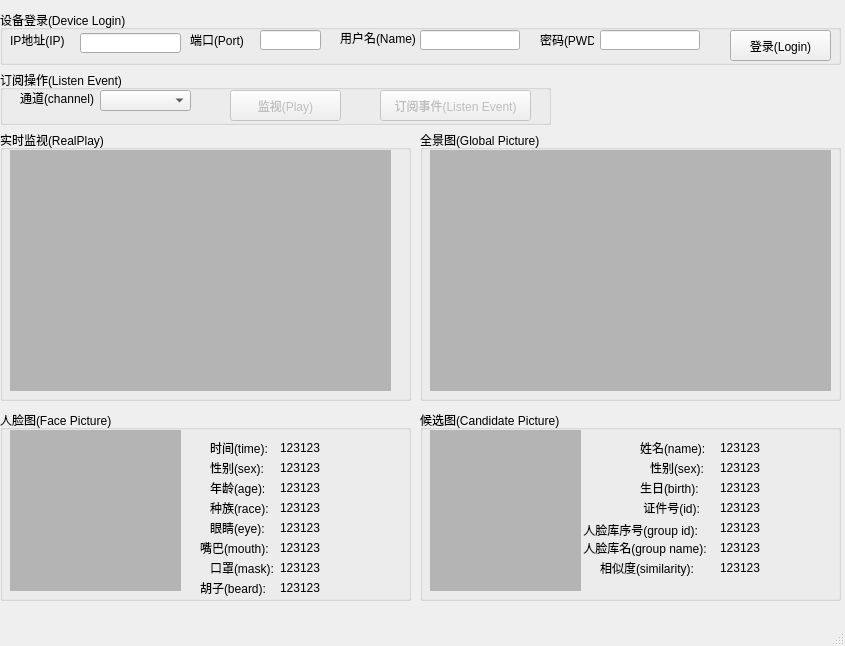
<?xml version="1.0" encoding="UTF-8"?>
<ui version="4.0">
 <class>MainWindow</class>
 <widget class="QMainWindow" name="MainWindow">
  <property name="geometry">
   <rect>
    <x>0</x>
    <y>0</y>
    <width>845</width>
    <height>646</height>
   </rect>
  </property>
  <property name="windowTitle">
   <string>人脸识别(FaceRecognition)</string>
  </property>
  <widget class="QWidget" name="centralwidget">
   <widget class="QGroupBox" name="groupBox">
    <property name="geometry">
     <rect>
      <x>0</x>
      <y>10</y>
      <width>841</width>
      <height>55</height>
     </rect>
    </property>
    <property name="title">
     <string>设备登录(Device Login)</string>
    </property>
    <widget class="QLabel" name="label">
     <property name="geometry">
      <rect>
       <x>190</x>
       <y>22</y>
       <width>60</width>
       <height>16</height>
      </rect>
     </property>
     <property name="text">
      <string>端口(Port)</string>
     </property>
    </widget>
    <widget class="QLineEdit" name="Port_lineEdit">
     <property name="enabled">
      <bool>true</bool>
     </property>
     <property name="geometry">
      <rect>
       <x>260</x>
       <y>20</y>
       <width>61</width>
       <height>20</height>
      </rect>
     </property>
     <property name="text">
      <string/>
     </property>
    </widget>
    <widget class="QLineEdit" name="Name_lineEdit">
     <property name="geometry">
      <rect>
       <x>420</x>
       <y>20</y>
       <width>100</width>
       <height>20</height>
      </rect>
     </property>
    </widget>
    <widget class="QLabel" name="label_2">
     <property name="geometry">
      <rect>
       <x>340</x>
       <y>20</y>
       <width>91</width>
       <height>16</height>
      </rect>
     </property>
     <property name="text">
      <string>用户名(Name)</string>
     </property>
    </widget>
    <widget class="QLabel" name="label_3">
     <property name="geometry">
      <rect>
       <x>10</x>
       <y>22</y>
       <width>60</width>
       <height>16</height>
      </rect>
     </property>
     <property name="text">
      <string>IP地址(IP)</string>
     </property>
    </widget>
    <widget class="QLineEdit" name="IP_lineEdit">
     <property name="geometry">
      <rect>
       <x>80</x>
       <y>23</y>
       <width>101</width>
       <height>20</height>
      </rect>
     </property>
     <property name="text">
      <string/>
     </property>
    </widget>
    <widget class="QLabel" name="label_4">
     <property name="geometry">
      <rect>
       <x>540</x>
       <y>22</y>
       <width>54</width>
       <height>16</height>
      </rect>
     </property>
     <property name="text">
      <string>密码(PWD)</string>
     </property>
    </widget>
    <widget class="QLineEdit" name="Pwd_lineEdit">
     <property name="geometry">
      <rect>
       <x>600</x>
       <y>20</y>
       <width>100</width>
       <height>20</height>
      </rect>
     </property>
     <property name="echoMode">
      <enum>QLineEdit::Password</enum>
     </property>
    </widget>
    <widget class="QPushButton" name="Login_pushButton">
     <property name="geometry">
      <rect>
       <x>730</x>
       <y>20</y>
       <width>101</width>
       <height>31</height>
      </rect>
     </property>
     <property name="text">
      <string>登录(Login)</string>
     </property>
    </widget>
   </widget>
   <widget class="QGroupBox" name="groupBox_3">
    <property name="geometry">
     <rect>
      <x>0</x>
      <y>70</y>
      <width>551</width>
      <height>55</height>
     </rect>
    </property>
    <property name="title">
     <string>订阅操作(Listen Event)</string>
    </property>
    <widget class="QComboBox" name="Channel_comboBox">
     <property name="geometry">
      <rect>
       <x>100</x>
       <y>20</y>
       <width>91</width>
       <height>21</height>
      </rect>
     </property>
    </widget>
    <widget class="QLabel" name="label_5">
     <property name="geometry">
      <rect>
       <x>20</x>
       <y>20</y>
       <width>81</width>
       <height>16</height>
      </rect>
     </property>
     <property name="text">
      <string>通道(channel)</string>
     </property>
    </widget>
    <widget class="QPushButton" name="ListenEvent_pushButton">
     <property name="enabled">
      <bool>false</bool>
     </property>
     <property name="geometry">
      <rect>
       <x>380</x>
       <y>20</y>
       <width>151</width>
       <height>31</height>
      </rect>
     </property>
     <property name="text">
      <string>订阅事件(Listen Event)</string>
     </property>
    </widget>
    <widget class="QPushButton" name="Play_pushButton">
     <property name="enabled">
      <bool>false</bool>
     </property>
     <property name="geometry">
      <rect>
       <x>230</x>
       <y>20</y>
       <width>111</width>
       <height>31</height>
      </rect>
     </property>
     <property name="text">
      <string>监视(Play)</string>
     </property>
    </widget>
   </widget>
   <widget class="QGroupBox" name="groupBox_2">
    <property name="geometry">
     <rect>
      <x>0</x>
      <y>130</y>
      <width>411</width>
      <height>271</height>
     </rect>
    </property>
    <property name="title">
     <string>实时监视(RealPlay)</string>
    </property>
    <widget class="QLabel" name="Play_wnd">
     <property name="geometry">
      <rect>
       <x>10</x>
       <y>20</y>
       <width>381</width>
       <height>241</height>
      </rect>
     </property>
     <property name="styleSheet">
      <string notr="true">background-color: rgb(180, 180, 180);</string>
     </property>
     <property name="text">
      <string/>
     </property>
     <property name="alignment">
      <set>Qt::AlignCenter</set>
     </property>
    </widget>
   </widget>
   <widget class="QGroupBox" name="GlobalImg_groupBox">
    <property name="geometry">
     <rect>
      <x>420</x>
      <y>130</y>
      <width>421</width>
      <height>271</height>
     </rect>
    </property>
    <property name="title">
     <string>全景图(Global Picture)</string>
    </property>
    <widget class="QLabel" name="GlobalImg_wnd">
     <property name="geometry">
      <rect>
       <x>10</x>
       <y>20</y>
       <width>401</width>
       <height>241</height>
      </rect>
     </property>
     <property name="styleSheet">
      <string notr="true">background-color: rgb(180, 180, 180);</string>
     </property>
     <property name="text">
      <string/>
     </property>
    </widget>
   </widget>
   <widget class="QGroupBox" name="FaceImg_groupBox">
    <property name="geometry">
     <rect>
      <x>0</x>
      <y>410</y>
      <width>411</width>
      <height>191</height>
     </rect>
    </property>
    <property name="title">
     <string>人脸图(Face Picture)</string>
    </property>
    <widget class="QLabel" name="FaceImg_wnd">
     <property name="geometry">
      <rect>
       <x>10</x>
       <y>20</y>
       <width>171</width>
       <height>161</height>
      </rect>
     </property>
     <property name="styleSheet">
      <string notr="true">background-color: rgb(180, 180, 180);</string>
     </property>
     <property name="lineWidth">
      <number>0</number>
     </property>
     <property name="text">
      <string/>
     </property>
    </widget>
    <widget class="QLabel" name="label_14">
     <property name="geometry">
      <rect>
       <x>210</x>
       <y>30</y>
       <width>71</width>
       <height>16</height>
      </rect>
     </property>
     <property name="text">
      <string>时间(time):</string>
     </property>
    </widget>
    <widget class="QLabel" name="face_time_label">
     <property name="geometry">
      <rect>
       <x>280</x>
       <y>30</y>
       <width>131</width>
       <height>16</height>
      </rect>
     </property>
     <property name="text">
      <string>123123</string>
     </property>
    </widget>
    <widget class="QLabel" name="label_10">
     <property name="geometry">
      <rect>
       <x>210</x>
       <y>50</y>
       <width>71</width>
       <height>16</height>
      </rect>
     </property>
     <property name="text">
      <string>性别(sex):</string>
     </property>
    </widget>
    <widget class="QLabel" name="face_sex_label">
     <property name="geometry">
      <rect>
       <x>280</x>
       <y>50</y>
       <width>131</width>
       <height>16</height>
      </rect>
     </property>
     <property name="text">
      <string>123123</string>
     </property>
    </widget>
    <widget class="QLabel" name="label_11">
     <property name="geometry">
      <rect>
       <x>210</x>
       <y>70</y>
       <width>71</width>
       <height>16</height>
      </rect>
     </property>
     <property name="text">
      <string>年龄(age):</string>
     </property>
    </widget>
    <widget class="QLabel" name="face_age_label">
     <property name="geometry">
      <rect>
       <x>280</x>
       <y>70</y>
       <width>131</width>
       <height>16</height>
      </rect>
     </property>
     <property name="text">
      <string>123123</string>
     </property>
    </widget>
    <widget class="QLabel" name="label_15">
     <property name="geometry">
      <rect>
       <x>210</x>
       <y>90</y>
       <width>71</width>
       <height>16</height>
      </rect>
     </property>
     <property name="text">
      <string>种族(race):</string>
     </property>
    </widget>
    <widget class="QLabel" name="face_race_label">
     <property name="geometry">
      <rect>
       <x>280</x>
       <y>90</y>
       <width>131</width>
       <height>16</height>
      </rect>
     </property>
     <property name="text">
      <string>123123</string>
     </property>
    </widget>
    <widget class="QLabel" name="label_17">
     <property name="geometry">
      <rect>
       <x>210</x>
       <y>110</y>
       <width>71</width>
       <height>16</height>
      </rect>
     </property>
     <property name="text">
      <string>眼睛(eye):</string>
     </property>
    </widget>
    <widget class="QLabel" name="label_18">
     <property name="geometry">
      <rect>
       <x>200</x>
       <y>130</y>
       <width>81</width>
       <height>16</height>
      </rect>
     </property>
     <property name="text">
      <string>嘴巴(mouth):</string>
     </property>
    </widget>
    <widget class="QLabel" name="label_19">
     <property name="geometry">
      <rect>
       <x>210</x>
       <y>150</y>
       <width>71</width>
       <height>16</height>
      </rect>
     </property>
     <property name="text">
      <string>口罩(mask):</string>
     </property>
    </widget>
    <widget class="QLabel" name="label_20">
     <property name="geometry">
      <rect>
       <x>200</x>
       <y>170</y>
       <width>91</width>
       <height>16</height>
      </rect>
     </property>
     <property name="text">
      <string>胡子(beard):</string>
     </property>
    </widget>
    <widget class="QLabel" name="face_eye_label">
     <property name="geometry">
      <rect>
       <x>280</x>
       <y>110</y>
       <width>131</width>
       <height>16</height>
      </rect>
     </property>
     <property name="text">
      <string>123123</string>
     </property>
    </widget>
    <widget class="QLabel" name="face_mouth_label">
     <property name="geometry">
      <rect>
       <x>280</x>
       <y>130</y>
       <width>121</width>
       <height>16</height>
      </rect>
     </property>
     <property name="text">
      <string>123123</string>
     </property>
    </widget>
    <widget class="QLabel" name="face_mask_label">
     <property name="geometry">
      <rect>
       <x>280</x>
       <y>150</y>
       <width>131</width>
       <height>16</height>
      </rect>
     </property>
     <property name="text">
      <string>123123</string>
     </property>
    </widget>
    <widget class="QLabel" name="face_beard_label">
     <property name="geometry">
      <rect>
       <x>280</x>
       <y>170</y>
       <width>131</width>
       <height>16</height>
      </rect>
     </property>
     <property name="text">
      <string>123123</string>
     </property>
    </widget>
   </widget>
   <widget class="QGroupBox" name="CandidateImg_groupBox">
    <property name="geometry">
     <rect>
      <x>420</x>
      <y>410</y>
      <width>421</width>
      <height>191</height>
     </rect>
    </property>
    <property name="title">
     <string>候选图(Candidate Picture)</string>
    </property>
    <widget class="QLabel" name="CandidateImg_wnd">
     <property name="geometry">
      <rect>
       <x>10</x>
       <y>20</y>
       <width>151</width>
       <height>161</height>
      </rect>
     </property>
     <property name="styleSheet">
      <string notr="true">background-color: rgb(180, 180, 180);</string>
     </property>
     <property name="text">
      <string/>
     </property>
    </widget>
    <widget class="QLabel" name="label_25">
     <property name="geometry">
      <rect>
       <x>220</x>
       <y>30</y>
       <width>81</width>
       <height>16</height>
      </rect>
     </property>
     <property name="text">
      <string>姓名(name):</string>
     </property>
    </widget>
    <widget class="QLabel" name="candidate_name_label">
     <property name="geometry">
      <rect>
       <x>300</x>
       <y>30</y>
       <width>121</width>
       <height>16</height>
      </rect>
     </property>
     <property name="text">
      <string>123123</string>
     </property>
    </widget>
    <widget class="QLabel" name="label_27">
     <property name="geometry">
      <rect>
       <x>230</x>
       <y>50</y>
       <width>71</width>
       <height>16</height>
      </rect>
     </property>
     <property name="text">
      <string>性别(sex):</string>
     </property>
    </widget>
    <widget class="QLabel" name="candidate_sex_label">
     <property name="geometry">
      <rect>
       <x>300</x>
       <y>50</y>
       <width>121</width>
       <height>16</height>
      </rect>
     </property>
     <property name="text">
      <string>123123</string>
     </property>
    </widget>
    <widget class="QLabel" name="label_29">
     <property name="geometry">
      <rect>
       <x>220</x>
       <y>70</y>
       <width>71</width>
       <height>16</height>
      </rect>
     </property>
     <property name="text">
      <string>生日(birth):</string>
     </property>
    </widget>
    <widget class="QLabel" name="candidate_birth_label">
     <property name="geometry">
      <rect>
       <x>300</x>
       <y>70</y>
       <width>121</width>
       <height>16</height>
      </rect>
     </property>
     <property name="text">
      <string>123123</string>
     </property>
    </widget>
    <widget class="QLabel" name="label_30">
     <property name="geometry">
      <rect>
       <x>220</x>
       <y>90</y>
       <width>81</width>
       <height>16</height>
      </rect>
     </property>
     <property name="text">
      <string> 证件号(id):</string>
     </property>
    </widget>
    <widget class="QLabel" name="candidate_id_label">
     <property name="geometry">
      <rect>
       <x>300</x>
       <y>90</y>
       <width>121</width>
       <height>16</height>
      </rect>
     </property>
     <property name="text">
      <string>123123</string>
     </property>
    </widget>
    <widget class="QLabel" name="label_32">
     <property name="geometry">
      <rect>
       <x>160</x>
       <y>110</y>
       <width>141</width>
       <height>20</height>
      </rect>
     </property>
     <property name="text">
      <string> 人脸库序号(group id):</string>
     </property>
    </widget>
    <widget class="QLabel" name="label_33">
     <property name="geometry">
      <rect>
       <x>160</x>
       <y>130</y>
       <width>141</width>
       <height>16</height>
      </rect>
     </property>
     <property name="text">
      <string> 人脸库名(group name):</string>
     </property>
    </widget>
    <widget class="QLabel" name="label_34">
     <property name="geometry">
      <rect>
       <x>180</x>
       <y>150</y>
       <width>121</width>
       <height>16</height>
      </rect>
     </property>
     <property name="text">
      <string>相似度(similarity):</string>
     </property>
    </widget>
    <widget class="QLabel" name="candidate_library_no_label">
     <property name="geometry">
      <rect>
       <x>300</x>
       <y>110</y>
       <width>121</width>
       <height>16</height>
      </rect>
     </property>
     <property name="text">
      <string>123123</string>
     </property>
    </widget>
    <widget class="QLabel" name="candidate_library_name_label">
     <property name="geometry">
      <rect>
       <x>300</x>
       <y>130</y>
       <width>121</width>
       <height>16</height>
      </rect>
     </property>
     <property name="text">
      <string>123123</string>
     </property>
    </widget>
    <widget class="QLabel" name="candidate_similarity_label">
     <property name="geometry">
      <rect>
       <x>300</x>
       <y>150</y>
       <width>121</width>
       <height>16</height>
      </rect>
     </property>
     <property name="text">
      <string>123123</string>
     </property>
    </widget>
   </widget>
   <zorder>FaceImg_groupBox</zorder>
   <zorder>groupBox</zorder>
   <zorder>groupBox_3</zorder>
   <zorder>groupBox_2</zorder>
   <zorder>GlobalImg_groupBox</zorder>
   <zorder>CandidateImg_groupBox</zorder>
  </widget>
  <widget class="QMenuBar" name="menubar">
   <property name="geometry">
    <rect>
     <x>0</x>
     <y>0</y>
     <width>845</width>
     <height>23</height>
    </rect>
   </property>
  </widget>
  <widget class="QStatusBar" name="statusbar"/>
 </widget>
 <resources/>
 <connections/>
</ui>
